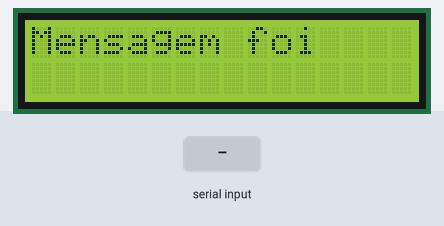
A sketch run on a simulated Arduino Uno, built with avr-gcc and run on an emulated ATmega328P. Shown: 16×2 character LCD. The inputs (shaded band) are chosen by the test bench.

Above: at 1.2 s.
1.3 s: "1" received over Serial
At 2.8 s:
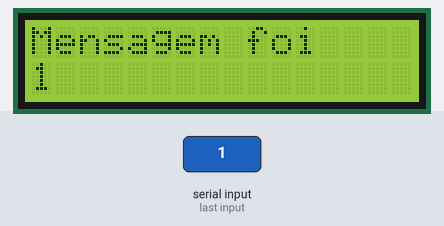
Timing chart, 0 to 4.3 s (numbered marks = the images above; inputs shaded):
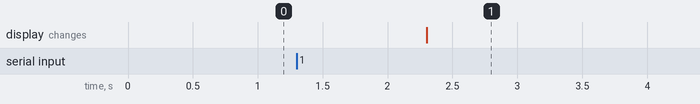

The sketch:

LCD_TESTE.ino
```cpp
// Inclusão da biblioteca do sensor
// Essa biblioteca não vem por padrão com o arduino e
// precisa ser instalada pelo gerenciador de bibliotecas
#include <Ultrasonic.h>
#include <LiquidCrystal.h>

// Inicializa o objeto do sensor ultrasônico
// Usando as portas 12 e 13 para trigger e echo
Ultrasonic ultrasonic(9, 10);

const int rs = 8, en = 7, d4 = 5, d5 = 4, d6 = 3, d7 = 2;
LiquidCrystal lcd(rs, en, d4, d5, d6, d7);

String msg;

void setup() {
  // Inicializa a porta Serial
  Serial.begin(9600);

  lcd.begin(16, 2);
  lcd.print("Mensagem foi");

}

void loop() {

  if (Serial.available ()) {
    msg = Serial.readString ();
  // Lê o valor do sensor


  // Escreve o valor da distância no painel Serial
  lcd.setCursor(0, 1);
  lcd.print("                ");
  lcd.setCursor(0, 1);
  lcd.print(msg);
  delay (1000);
  for (int contador = 0; contador < 16;)
  lcd.scrollDisplayLeft();

}
}
```

Measured:
- after the input at 1.3 s, the display: changes after 1.0 s (image 1)
